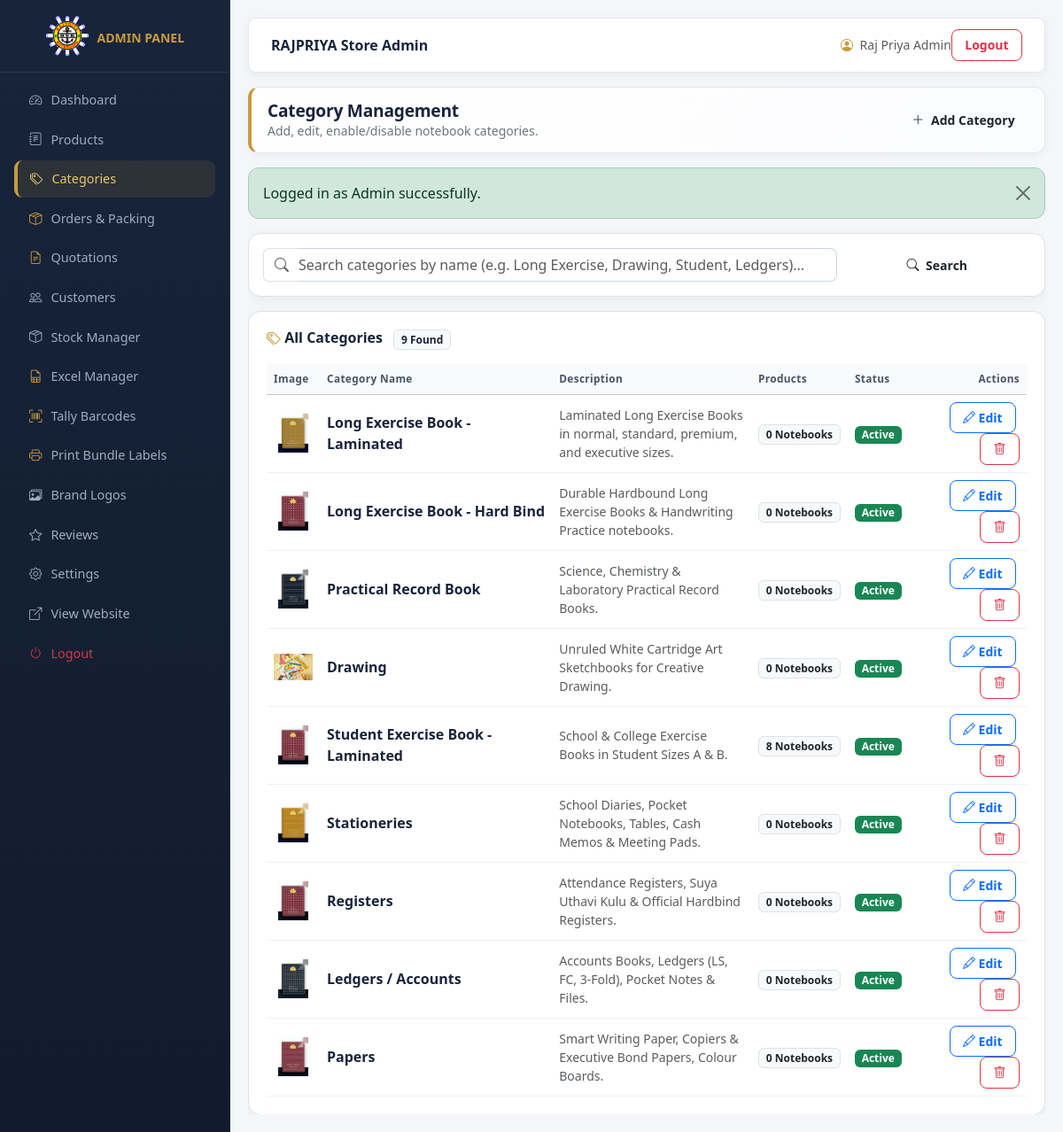
The app's page /admin/categories.php (signed in) with its own data.
### tables this page shows
CREATE TABLE `categories` (
  `id` int(11) NOT NULL,
  `name` varchar(100) NOT NULL,
  `slug` varchar(100) NOT NULL,
  `description` text DEFAULT NULL,
  `image` varchar(255) DEFAULT 'assets/images/categories/cat_single_line.webp',
  `status` tinyint(1) DEFAULT 1,
  `created_at` timestamp NOT NULL DEFAULT current_timestamp(),
  `updated_at` timestamp NOT NULL DEFAULT current_timestamp() ON UPDATE current_timestamp()
);

### admin/categories.php (the view, shortened to what this page needs)
<?php
require_once __DIR__ . '/../includes/functions.php';
$db = getDB();
$search = isset($_GET['search']) ? trim($_GET['search']) : '';
$sql = "SELECT c.*, (SELECT COUNT(*) FROM products p WHERE p.category_id = c.id) as product_count FROM categories c WHERE 1=1";
$params = [];
$sql .= " ORDER BY c.id ASC";
$stmt = $db->prepare($sql);
$stmt->execute($params);
$categories = $stmt->fetchAll(PDO::FETCH_ASSOC);
require_once __DIR__ . '/includes/admin_header.php';
?>
<div class="d-flex justify-content-between align-items-center mb-4 flex-wrap gap-2 admin-page-header">
  <div>
    <h3 class="fw-bold text-navy mb-0">Category Management</h3>
    <p class="text-secondary small mb-0">Add, edit, enable/disable notebook categories.</p>
  </div>
  <button class="btn btn-gold btn-sm fw-bold" data-bs-toggle="modal" data-bs-target="#categoryModal" onclick="resetCatForm()">
    <i class="bi bi-plus-lg me-1"></i> Add Category
  </button>
</div>
<div class="bg-white p-3 rounded-3 border mb-4 shadow-xs">
  <form action="categories.php" method="GET" class="row g-2 align-items-center" id="catSearchForm">
    <div class="col-md-9 col-sm-8">
      <div class="input-group">
        <span class="input-group-text bg-white border-end-0 text-muted"><i class="bi bi-search"></i></span>
        <input type="text" name="search" id="catSearchInput" class="form-control border-start-0 ps-0"
               placeholder="Search categories by name (e.g. Long Exercise, Drawing, Student, Ledgers)..."
               value="<?php echo htmlspecialchars($search); ?>">
      </div>
    </div>
    <div class="col-md-3 col-sm-4 d-flex gap-2">
      <button type="submit" class="btn btn-gold btn-sm w-100 fw-bold py-2">
        <i class="bi bi-search me-1"></i> Search
      </button>
    </div>
  </form>
</div>
<div class="bg-white p-4 rounded-3 border shadow-xs">
  <div class="d-flex justify-content-between align-items-center mb-3">
    <h6 class="fw-bold text-navy mb-0">
      <i class="bi bi-tags text-gold me-1.5"></i> All Categories
      <span class="badge bg-light text-navy border ms-2"><?php echo count($categories); ?> Found</span>
    </h6>
  </div>
  <div class="table-responsive">
    <table class="table table-hover align-middle mb-0">
      <thead>
        <tr class="table-light">
          <th>Image</th>
          <th>Category Name</th>
          <th>Description</th>
          <th>Products</th>
          <th>Status</th>
          <th class="text-end">Actions</th>
        </tr>
      </thead>
      <tbody>
        <?php if (empty($categories)): ?>
          <tr>
            <td colspan="6" class="text-center py-5 text-muted">
              <div class="py-4">
                <i class="bi bi-tags fs-1 text-muted d-block mb-2"></i>
                <h6 class="fw-bold text-navy mb-1">No categories found matching your search</h6>
                <p class="small text-secondary mb-3">No notebook categories matched "<strong><?php echo htmlspecialchars($search); ?></strong>".</p>
                <a href="categories.php" class="btn btn-gold btn-sm px-3 fw-bold">Clear Search & Show All Categories</a>
              </div>
            </td>
          </tr>
        <?php else: ?>
          <?php foreach ($categories as $cat): ?>
            <tr>
              <td><img src="../<?php echo htmlspecialchars($cat['image']); ?>" alt="" style="width: 44px; height: 44px; object-fit: contain;"></td>
              <td class="fw-bold text-navy"><?php echo htmlspecialchars($cat['name']); ?></td>
              <td class="small text-muted" style="max-width: 250px;"><?php echo htmlspecialchars($cat['description']); ?></td>
              <td><span class="badge bg-light text-dark border"><?php echo $cat['product_count']; ?> Notebooks</span></td>
              <td>
                <?php if ($cat['status']): ?>
                  <span class="badge bg-success">Active</span>
                <?php else: ?>
                  <span class="badge bg-secondary">Disabled</span>
                <?php endif; ?>
              </td>
              <td class="text-end">
                <button class="btn btn-sm btn-outline-primary me-1" onclick='editCat(<?php echo json_encode($cat); ?>)'><i class="bi bi-pencil"></i> Edit</button>
                <a href="categories.php?action=delete&id=<?php echo $cat['id']; ?>" class="btn btn-sm btn-outline-danger" onclick="return confirm('Delete this category?')"><i class="bi bi-trash"></i></a>
              </td>
            </tr>
          <?php endforeach; ?>
        <?php endif; ?>
      </tbody>
    </table>
  </div>
</div>
<?php require_once __DIR__ . '/includes/admin_footer.php'; ?>

### admin/includes/admin_header.php (shortened to what this page needs)
<?php
require_once __DIR__ . '/../../includes/functions.php';
$admin = get_current_admin();
$logos = get_active_logos();
$current_admin_page = basename($_SERVER['PHP_SELF']);
?>
<!DOCTYPE html>
<html lang="en">
<head>
  <link href="https://cdn.jsdelivr.net/npm/bootstrap@5.3.2/dist/css/bootstrap.min.css" rel="stylesheet">
  <link rel="stylesheet" href="https://cdn.jsdelivr.net/npm/bootstrap-icons@1.11.1/font/bootstrap-icons.css">
</head>
<body>
<div class="admin-wrapper">
  <aside class="sidebar">
    <div class="sidebar-brand d-flex align-items-center justify-content-between justify-content-lg-center">
      <div class="d-flex align-items-center gap-2">
        <img src="../<?php echo htmlspecialchars($logos['primary']); ?>" alt="RAJPRIYA Admin">
        <div class="small text-gold mt-1 fw-bold">ADMIN PANEL</div>
      </div>
    </div>
    <ul class="sidebar-menu">
      <li><a href="index.php" class="<?php echo ($current_admin_page==='index.php')?'active':''; ?>"><i class="bi bi-speedometer2"></i> Dashboard</a></li>
      <li><a href="products.php" class="<?php echo (in_array($current_admin_page, ['products.php', 'product-add.php', 'product-edit.php']))?'active':''; ?>"><i class="bi bi-journal-text"></i> Products</a></li>
      <li><a href="categories.php" class="<?php echo ($current_admin_page==='categories.php')?'active':''; ?>"><i class="bi bi-tags"></i> Categories</a></li>
      <li><a href="orders.php" class="<?php echo (in_array($current_admin_page, ['orders.php', 'order-details.php', 'print_parcel_sticker.php']))?'active':''; ?>"><i class="bi bi-box-seam text-gold"></i> Orders & Packing</a></li>
      <li><a href="quotations.php" class="<?php echo (in_array($current_admin_page, ['quotations.php', 'quotation.php']))?'active':''; ?>"><i class="bi bi-file-earmark-text text-gold"></i> Quotations</a></li>
      <li><a href="customers.php" class="<?php echo ($current_admin_page==='customers.php')?'active':''; ?>"><i class="bi bi-people"></i> Customers</a></li>
      <li><a href="stock.php" class="<?php echo ($current_admin_page==='stock.php')?'active':''; ?>"><i class="bi bi-box-seam"></i> Stock Manager</a></li>
      <li><a href="excel-manager.php" class="<?php echo ($current_admin_page==='excel-manager.php')?'active':''; ?>"><i class="bi bi-file-earmark-spreadsheet text-gold"></i> Excel Manager</a></li>
      <li><a href="tally_products_export.php" class="<?php echo ($current_admin_page==='tally_products_export.php')?'active':''; ?>"><i class="bi bi-upc-scan text-gold"></i> Tally Barcodes</a></li>
      <li><a href="print_label.php" class="<?php echo ($current_admin_page==='print_label.php')?'active':''; ?>"><i class="bi bi-printer text-gold"></i> Print Bundle Labels</a></li>
      <li><a href="brand-assets.php" class="<?php echo ($current_admin_page==='brand-assets.php')?'active':''; ?>"><i class="bi bi-images"></i> Brand Logos</a></li>
      <li><a href="reviews.php" class="<?php echo ($current_admin_page==='reviews.php')?'active':''; ?>"><i class="bi bi-star"></i> Reviews</a></li>
      <li><a href="settings.php" class="<?php echo ($current_admin_page==='settings.php')?'active':''; ?>"><i class="bi bi-gear"></i> Settings</a></li>
      <li><a href="../index.php" target="_self"><i class="bi bi-box-arrow-up-right"></i> View Website</a></li>
      <li><a href="logout.php" class="text-danger" onclick="signalAdminLogout()"><i class="bi bi-power"></i> Logout</a></li>
    </ul>
  </aside>
  <main class="admin-main">
    <div class="admin-navbar d-flex justify-content-between align-items-center flex-wrap gap-2">
      <div class="d-flex align-items-center gap-2">
        <div class="fw-bold text-navy fs-6">RAJPRIYA Store Admin</div>
      </div>
      <div class="d-flex align-items-center gap-2.5">
        <span class="small text-muted d-none d-sm-inline"><i class="bi bi-person-circle me-1 text-gold"></i> <?php echo htmlspecialchars($admin['name']); ?></span>
        <a href="logout.php" class="btn btn-outline-danger btn-sm py-1 px-2.5" onclick="signalAdminLogout()">Logout</a>
      </div>
    </div>
    <div class="admin-page-header-slot"></div>
    <div class="admin-content-scroll">

### admin/includes/admin_header.php (style rules this page uses)
:root { --navy: #17243A; --gold: #C89B3C; --light-gold: #E8C76A; --ivory: #FCF8EF; }
.text-gold { color: var(--gold) !important; }
.text-navy { color: var(--navy) !important; }
.admin-wrapper .btn:not(.btn-stock-action):not(.btn-action-edit):not(.btn-action-delete):not(.btn-action-print):not(.search-submit-btn) { padding: 0.5rem 0.9rem !important; line-height: 1.25; }
html, body { height: 100%; margin: 0; padding: 0; overflow: hidden; background-color: #F4F6F9; font-family: 'Segoe UI', system-ui, sans-serif; }
.admin-wrapper { display: flex; height: 100vh; width: 100vw; overflow: hidden; }
.sidebar { width: 260px; min-width: 260px; max-width: 260px; height: 100vh; background-color: var(--navy); color: #fff; overflow-y: auto; flex-shrink: 0; }
.sidebar-brand { padding: 20px; text-align: center; border-bottom: 1px solid rgba(255,255,255,0.1); }
.sidebar-brand img { max-height: 48px; object-fit: contain; }
.sidebar-menu { list-style: none; padding: 15px 0; margin: 0; }
.sidebar-menu a { color: #A0ACC0; padding: 12px 24px; display: flex; align-items: center; gap: 12px; font-weight: 500; font-size: 0.9rem; text-decoration: none; }
.sidebar-menu a:hover, .sidebar-menu a.active { color: var(--gold); background: rgba(200, 155, 60, 0.1); border-left: 4px solid var(--gold); }
.admin-main { flex: 1; min-width: 0; height: 100vh; display: flex; flex-direction: column; overflow: hidden; padding: 20px; box-sizing: border-box; }
.admin-page-header-slot { flex: 0 0 auto; }
.admin-content-scroll { flex: 1 1 auto; min-height: 0; overflow-y: auto; }
.admin-navbar { background: #fff; padding: 12px 25px; border-bottom: 1px solid #E2E8F0; margin-bottom: 16px; border-radius: 8px; }
.admin-main .mb-4 { margin-bottom: 1rem !important; }
.admin-main .p-4 { padding: 1.25rem !important; }
@media screen { .sidebar { background: linear-gradient(180deg, #17243A 0%, #111B2D 100%); border-right: 1px solid rgba(255, 255, 255, 0.08); } }
@media screen { .sidebar-brand { min-height: 82px; padding: 16px 18px; } }
@media screen { .sidebar-menu { padding: 10px 8px 18px; } }
@media screen { .sidebar-menu li + li { margin-top: 3px; } }
@media screen { .sidebar-menu a { margin: 0 8px; padding: 10px 14px; gap: 10px; border-left: 3px solid transparent; border-radius: 9px; transition: color 0.18s ease, background-color 0.18s ease, border-color 0.18s ease; } }
@media screen { .sidebar-menu a:hover, .sidebar-menu a.active { color: #E8C76A; background: rgba(200, 155, 60, 0.12); border-left-color: #C89B3C; } }
@media screen { .admin-navbar { border: 1px solid #E2E8F0; box-shadow: 0 3px 12px rgba(23, 36, 58, 0.05); } }
@media screen { .admin-page-header { padding: 14px 18px !important; margin-bottom: 16px !important; border: 1px solid #E2E8F0; border-left: 4px solid #C89B3C; border-radius: 12px; background: linear-gradient(110deg, #FFFFFF 0%, #FBFCFE 100%); box-shadow: 0 3px 12px rgba(23, 36, 58, 0.045); } }
@media screen { .admin-page-header h3 { color: #17243A; font-size: 1.2rem; font-weight: 700; letter-spacing: -0.25px; line-height: 1.3; } }
@media screen { .admin-page-header p, .admin-page-header small { color: #64748B; } }
@media screen { .admin-main .btn { border-radius: 8px; font-weight: 600; transition: background-color 0.18s ease, border-color 0.18s ease, color 0.18s ease, box-shadow 0.18s ease; } }
@media screen { .admin-main .card, .admin-main div.bg-white.p-3.rounded-3, .admin-main div.bg-white.p-4.rounded-3 { border-color: #E2E8F0; border-radius: 14px !important; box-shadow: 0 4px 14px rgba(23, 36, 58, 0.05); } }
@media screen { .admin-main .table thead th { background-color: #F8FAFC; color: #475569; font-size: 0.74rem; font-weight: 700; letter-spacing: 0.35px; vertical-align: middle; } }
@media screen { .admin-main .table tbody td { border-color: #EDF2F7; vertical-align: middle; } }
@media screen { .admin-main .form-control, .admin-main .form-select { border-color: #CBD5E1; border-radius: 8px; } }

### records on screen
categories: image (picture), name "Long Exercise Book - Laminated", description "Laminated Long Exercise Books in normal, standard, premium, and executive sizes.", product_count "0", status "Active"
categories: image (picture), name "Long Exercise Book - Hard Bind", description "Durable Hardbound Long Exercise Books & Handwriting Practice notebooks.", product_count "0", status "Active"
categories: image (picture), name "Practical Record Book", description "Science, Chemistry & Laboratory Practical Record Books.", product_count "0", status "Active"
categories: image (picture), name "Drawing", description "Unruled White Cartridge Art Sketchbooks for Creative Drawing.", product_count "0", status "Active"
categories: image (picture), name "Student Exercise Book - Laminated", description "School & College Exercise Books in Student Sizes A & B.", product_count "8", status "Active"
categories: image (picture), name "Stationeries", description "School Diaries, Pocket Notebooks, Tables, Cash Memos & Meeting Pads.", product_count "0", status "Active"
categories: image (picture), name "Registers", description "Attendance Registers, Suya Uthavi Kulu & Official Hardbind Registers.", product_count "0", status "Active"
categories: image (picture), name "Ledgers / Accounts", description "Accounts Books, Ledgers (LS, FC, 3-Fold), Pocket Notes & Files.", product_count "0", status "Active"
categories: image (picture), name "Papers", description "Smart Writing Paper, Copiers & Executive Bond Papers, Colour Boards.", product_count "0", status "Active"

### other values on screen
$admin['name'] "Raj Priya Admin"
$msg "Logged in as Admin successfully."
count($categories) "9"
